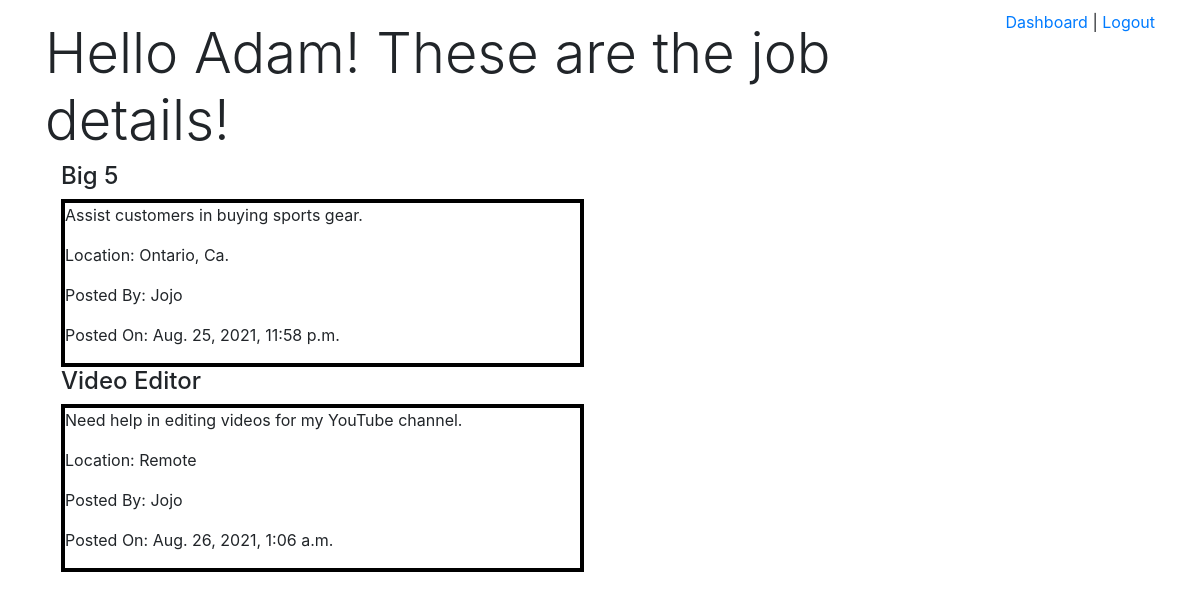
/jobs/2 (signed in), run on the app's committed database.
### handy_app/models.py (models this page shows)
class User(models.Model):
    first_name = models.CharField(max_length=255)
    last_name = models.CharField(max_length=255)
    email = models.EmailField(max_length=255)
    password = models.CharField(max_length=255)
    created_at = models.DateField(auto_now_add=True)
    updated_at = models.DateField(auto_now=True)
    objects = UserManager()

class Job(models.Model):
    title = models.CharField(max_length=255)
    description = models.CharField(max_length=255)
    location = models.CharField(max_length=255)
    creator = models.ForeignKey(User, related_name="has_created_jobs", on_delete=models.CASCADE)
    created_at = models.DateTimeField(auto_now_add=True)
    updated_at = models.DateTimeField(auto_now=True)
    objects = JobManager()

### handy_app/views.py (the view)
# urls.py: path("jobs/<int:job_id>", views.show_one),
def show_one(request, job_id):
    context = {
        'job': Job.objects.get(id=job_id),
        'current_user': User.objects.get(id=request.session['user_id'])
    }
    return render(request,"view.html",context)

### handy_app/templates/view.html (shortened to what this page needs)
<!DOCTYPE html>
<html lang="en">
<head>
    <link rel="stylesheet" href="https://stackpath.bootstrapcdn.com/bootstrap/4.3.1/css/bootstrap.min.css"
>
</head>
<body>
    <div class="container">
        <div style="float: right; padding-top: 10px;">
            <a href="/jobs">Dashboard</a> | <a href="/logout">Logout</a>
        </div>
        <div style="padding-top: 20px;">
            <h1 class="display-4">Hello {{request.session.greeting}}! These are the job details!</h1>
        </div>
        <div class="col-6 px-3">
            {% for job in job.creator.has_created_jobs.all %}
                <div>
                    <h4>{{job.title}}</h4>
                    <div style="border: 4px solid black;">
                        <p>{{job.description}}</p>
                        <p>Location: {{job.location}}</p>
                        <p>Posted By: {{job.creator.first_name}}</p>
                        <p>Posted On: {{job.created_at}}</p>
                    </div>
                </div>
            {% endfor %}
        </div>
    </div>
</body>
</html>

### data on the page
User: session.greeting "Adam"
Job: title "Big 5", description "Assist customers in buying sports gear.", location "Ontario, Ca.", creator.first_name "Jojo", created_at "Aug. 25, 2021, 11:58 p.m."
Job: title "Video Editor", description "Need help in editing videos for my YouTube channel.", location "Remote", creator.first_name "Jojo", created_at "Aug. 26, 2021, 1:06 a.m."
